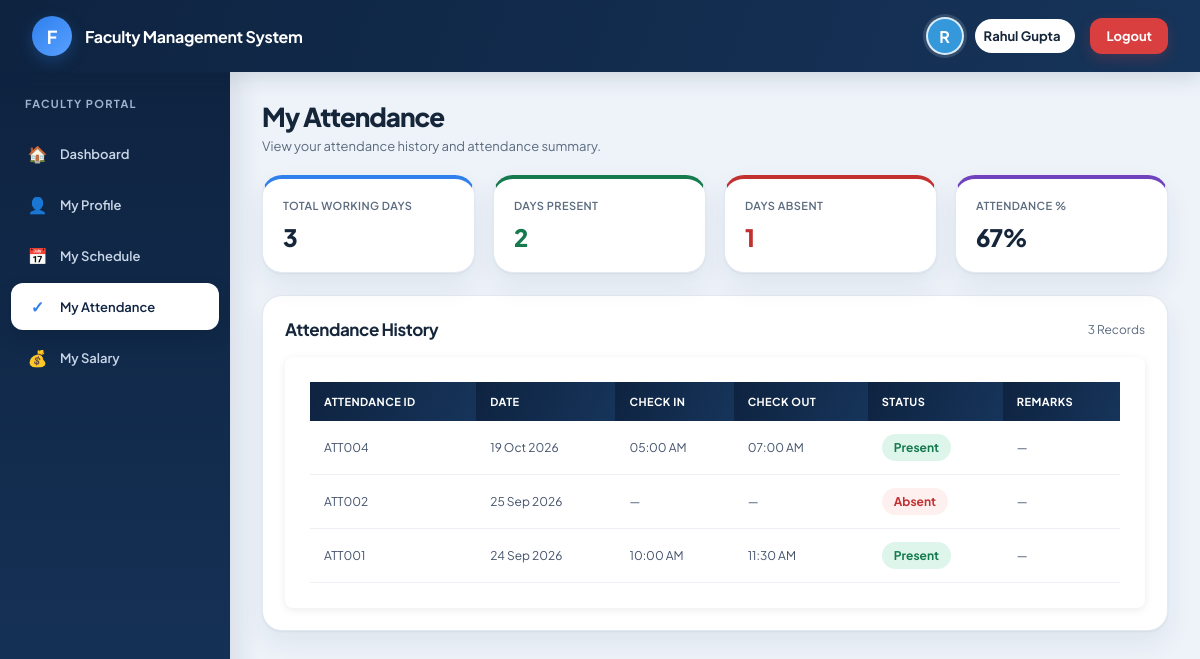
The page /faculty-attendance/ (signed in) on the database its author committed.
### faculty/models.py (models this page shows, shortened)
class Faculty(models.Model):
    FacultyID = models.CharField(max_length=10, primary_key=True)
    Password = models.CharField(max_length=255, blank=True)
    ProfilePhoto = models.ImageField(upload_to="faculty_photos/", blank=True)
    FirstName = models.CharField(max_length=50)
    LastName = models.CharField(max_length=50)
    Gender = models.CharField(max_length=20)
    DOB = models.DateField()
    Email = models.EmailField()
    ContactNumber = models.CharField(max_length=10)
    Address = models.TextField()
    Qualification = models.CharField(max_length=100)
    Designation = models.CharField(max_length=100)
    JoiningDate = models.DateField()
    Experience = models.DecimalField(max_digits=4, decimal_places=1)
    Status = models.CharField(max_length=20)

class Attendance(models.Model):
    AttendanceID = models.CharField(max_length=10, primary_key=True)
    FacultyID = models.ForeignKey(
        Faculty,
        on_delete=models.CASCADE,
        related_name="attendance_records"
    )
    Date = models.DateField()
    CheckInTime = models.TimeField(null=True, blank=True)
    CheckOutTime = models.TimeField(null=True, blank=True)
    Status = models.CharField(max_length=20)
    Remarks = models.TextField(blank=True)

### faculty/views.py (the view)
def faculty_attendance(request):
    faculty_id = request.session.get("faculty_id")
    if not faculty_id:
        return redirect("login")
    faculty = get_object_or_404(
        Faculty,
        FacultyID=faculty_id
    )
    attendance_records = Attendance.objects.filter(
        FacultyID=faculty
    ).order_by(
        "-Date"
    )
    present_days = attendance_records.filter(
        Status="Present"
    ).count()
    absent_days = attendance_records.filter(
        Status="Absent"
    ).count()
    total_days = attendance_records.count()
    if total_days > 0:
        attendance_percentage = round(
            (present_days / total_days) * 100
        )
    else:
        attendance_percentage = 0
    return render(
        request,
        "faculty_attendance.html",
        {
            "faculty": faculty,
            "attendance_records": attendance_records,
            "present_days": present_days,
            "absent_days": absent_days,
            "total_days": total_days,
            "attendance_percentage": attendance_percentage
        }
    )

### templates/faculty_attendance.html (shortened to what this page needs)
{% load static %}
<!DOCTYPE html>
<html lang="en">
<head>
    <link
        rel="stylesheet"
        href="{% static 'style.css' %}"
    >
    <link rel="stylesheet" href="{% static 'portal-refresh.css' %}?v=1">
</head>
<body>
<header class="top-header">
    <div class="logo-section">
        <div class="logo">
            F
        </div>
        <div class="system-name">
            Faculty Management System
        </div>
    </div>
    <div class="faculty-name">
        <div class="faculty-avatar">
            {% if faculty.ProfilePhoto %}
                <img src="{{ faculty.ProfilePhoto.url }}" alt="Faculty profile photo">
            {% else %}
                {{ faculty.FirstName|first|upper }}
            {% endif %}
        </div>
        <span>
            {{ faculty.FirstName }} {{ faculty.LastName }}
        </span>
        <a
            href="{% url 'logout' %}"
            class="logout-btn"
        >
            Logout
        </a>
    </div>
</header>
<div class="layout">
    <aside class="sidebar">
        <div class="sidebar-title">
            Faculty Portal
        </div>
        <ul>
            <li>
                <a href="{% url 'faculty_dashboard' %}">
                    <span class="menu-icon">
                        🏠
                    </span>
                    Dashboard
                </a>
            </li>
            <li>
                <a href="{% url 'faculty_profile' %}">
                    <span class="menu-icon">
                        👤
                    </span>
                    My Profile
                </a>
            </li>
            <li>
                <a href="{% url 'faculty_schedule' %}">
                    <span class="menu-icon">
                        📅
                    </span>
                    My Schedule
                </a>
            </li>
            <li>
                <a
                    href="{% url 'faculty_attendance' %}"
                    class="active"
                >
                    <span class="menu-icon">
                        ✓
                    </span>
                    My Attendance
                </a>
            </li>
            <li>
                <a href="{% url 'faculty_salary' %}">
                    <span class="menu-icon">
                        💰
                    </span>
                    My Salary
                </a>
            </li>
        </ul>
    </aside>
    <main class="main-content">
        <div class="page-header">
            <h1>
                My Attendance
            </h1>
            <p>
                View your attendance history and attendance summary.
            </p>
        </div>
        <div class="summary-cards">
            <div class="summary-card total">
                <div class="summary-card-label">
                    Total Working Days
                </div>
                <div class="summary-card-value">
                    {{ total_days }}
                </div>
            </div>
            <div class="summary-card present">
                <div class="summary-card-label">
                    Days Present
                </div>
                <div class="summary-card-value">
                    {{ present_days }}
                </div>
            </div>
            <div class="summary-card absent">
                <div class="summary-card-label">
                    Days Absent
                </div>
                <div class="summary-card-value">
                    {{ absent_days }}
                </div>
            </div>
            <div class="summary-card percentage">
                <div class="summary-card-label">
                    Attendance %
                </div>
                <div class="summary-card-value">
                    {{ attendance_percentage }}%
                </div>
            </div>
        </div>
        <div class="section">
            <div class="section-header">
                <h2>
                    Attendance History
                </h2>
                <span>
                    {{ total_days }} Records
                </span>
            </div>
            {% if attendance_records %}
                <div class="table-container">
                    <table>
                        <thead>
                            <tr>
                                <th>
                                    Attendance ID
                                </th>
                                <th>
                                    Date
                                </th>
                                <th>
                                    Check In
                                </th>
                                <th>
                                    Check Out
                                </th>
                                <th>
                                    Status
                                </th>
                                <th>
                                    Remarks
                                </th>
                            </tr>
                        </thead>
                        <tbody>
                            {% for attendance in attendance_records %}
                                <tr>
                                    <td>
                                        {{ attendance.AttendanceID }}
                                    </td>
                                    <td>
                                        {{ attendance.Date|date:"d M Y" }}
                                    </td>
                                    <td>
                                        {% if attendance.CheckInTime %}
                                            {{ attendance.CheckInTime|time:"h:i A" }}
                                        {% else %}
                                            —
                                        {% endif %}
                                    </td>
                                    <td>
                                        {% if attendance.CheckOutTime %}
                                            {{ attendance.CheckOutTime|time:"h:i A" }}
                                        {% else %}
                                            —
                                        {% endif %}
                                    </td>
                                    <td>
                                        {% if attendance.Status == "Present" %}
                                            <span class="status-badge status-present">
                                                Present
                                            </span>
                                        {% elif attendance.Status == "Absent" %}
                                            <span class="status-badge status-absent">
                                                Absent
                                            </span>
                                        {% else %}
                                            <span class="status-badge status-other">
                                                {{ attendance.Status }}
                                            </span>
                                        {% endif %}
                                    </td>
                                    <td>
                                        {{ attendance.Remarks|default:"—" }}
                                    </td>
                                </tr>
                            {% endfor %}
                        </tbody>
                    </table>
                </div>
            {% endif %}
        </div>
    </main>
</div>
</body>
</html>

### static/style.css (style rules this page uses)
* { box-sizing: border-box; }
body { margin: 0; padding: 0; font-family: Arial, sans-serif; background: #c9c1c1; color: #333; }
a { text-decoration: none; }
.sidebar { width: 240px; min-width: 240px; background: #34495e; min-height: 100vh; flex-shrink: 0; }
.main-content { flex: 1; min-width: 0; background: #f5f5f5; }
.table-container { background: white; padding: 25px; border-radius: 8px; box-shadow: 0 2px 8px rgba(0, 0, 0, 0.08); overflow-x: auto; }
.status-present { color: #27ae60; font-weight: bold; }
.status-absent { color: #e74c3c; font-weight: bold; }

### templates/faculty_attendance.html (style rules this page uses)
* { box-sizing: border-box; }
body { margin: 0; font-family: Arial, sans-serif; background: #f5f5f5; color: #333; }
.top-header { height: 65px; background: #2c3e50; color: white; display: flex; align-items: center; justify-content: space-between; padding: 0 30px; }
.logo-section { display: flex; align-items: center; gap: 12px; }
.logo { width: 42px; height: 42px; border-radius: 50%; background: #3498db; display: flex; align-items: center; justify-content: center; font-weight: bold; font-size: 18px; }
.system-name { font-size: 20px; font-weight: bold; }
.faculty-name { display: flex; align-items: center; gap: 10px; }
.faculty-avatar { width: 38px; height: 38px; overflow: hidden; background: #3498db; border-radius: 50%; display: flex; align-items: center; justify-content: center; font-weight: bold; }
.logout-btn { color: white; text-decoration: none; margin-left: 20px; padding: 8px 14px; border-radius: 6px; background: #e74c3c; }
.layout { display: flex; min-height: calc(100vh - 65px); }
.sidebar { width: 240px; background: #34495e; padding: 25px 0; flex-shrink: 0; }
.sidebar-title { color: #bdc3c7; padding: 0 22px 15px; font-size: 12px; text-transform: uppercase; letter-spacing: 1px; }
.sidebar ul { list-style: none; padding: 0; margin: 0; }
.sidebar li { margin: 4px 10px; }
.sidebar a { display: flex; align-items: center; gap: 12px; color: #ecf0f1; text-decoration: none; padding: 13px 14px; border-radius: 7px; font-size: 15px; }
.sidebar a:hover, .sidebar a.active { background: #3498db; }
.menu-icon { width: 25px; text-align: center; font-size: 18px; }
.main-content { flex: 1; padding: 30px; overflow-x: auto; }
.page-header { margin-bottom: 25px; }
.page-header h1 { margin: 0; font-size: 30px; color: #2c3e50; }
.page-header p { margin-top: 8px; color: #7f8c8d; }
.summary-cards { display: grid; grid-template-columns: repeat(4, 1fr); gap: 20px; margin-bottom: 25px; }
.summary-card { background: white; border-radius: 12px; padding: 22px; box-shadow: 0 3px 12px rgba(0, 0, 0, 0.08); }
.summary-card-label { color: #7f8c8d; font-size: 13px; margin-bottom: 10px; }
.summary-card-value { color: #2c3e50; font-size: 28px; font-weight: bold; }
.summary-card.total { border-top: 4px solid #3498db; }
.summary-card.present { border-top: 4px solid #27ae60; }
.summary-card.absent { border-top: 4px solid #e74c3c; }
.summary-card.percentage { border-top: 4px solid #8e44ad; }
.section { background: white; border-radius: 12px; padding: 25px; box-shadow: 0 3px 12px rgba(0, 0, 0, 0.08); margin-bottom: 25px; }
.section-header { display: flex; justify-content: space-between; align-items: center; margin-bottom: 20px; }
.section-header h2 { margin: 0; color: #2c3e50; font-size: 20px; }
.section-header span { color: #7f8c8d; font-size: 12px; }
.table-container { overflow-x: auto; }
table { width: 100%; border-collapse: collapse; }
th { background: #34495e; color: white; padding: 14px; text-align: left; font-size: 13px; }
td { padding: 14px; border-bottom: 1px solid #e5e5e5; font-size: 13px; color: #444; }
.status-badge { display: inline-block; padding: 6px 12px; border-radius: 20px; font-size: 12px; font-weight: bold; }
.status-present { background: #e8f8ef; color: #27ae60; }
.status-absent { background: #fdecea; color: #e74c3c; }

### rows shown on the page
Faculty: FirstName|first "R", FirstName "Rahul", LastName "Gupta"
Attendance: AttendanceID "ATT004", Date "19 Oct 2026", CheckInTime "05:00 AM", CheckOutTime "07:00 AM", Status "Present", Remarks "—"
Attendance: AttendanceID "ATT002", Date "25 Sep 2026", Status "Absent", Remarks "—"
Attendance: AttendanceID "ATT001", Date "24 Sep 2026", CheckInTime "10:00 AM", CheckOutTime "11:30 AM", Status "Present", Remarks "—"

### other values the page prints
{{ total_days }} "3"
{{ present_days }} "2"
{{ absent_days }} "1"
{{ attendance_percentage }} "67"
